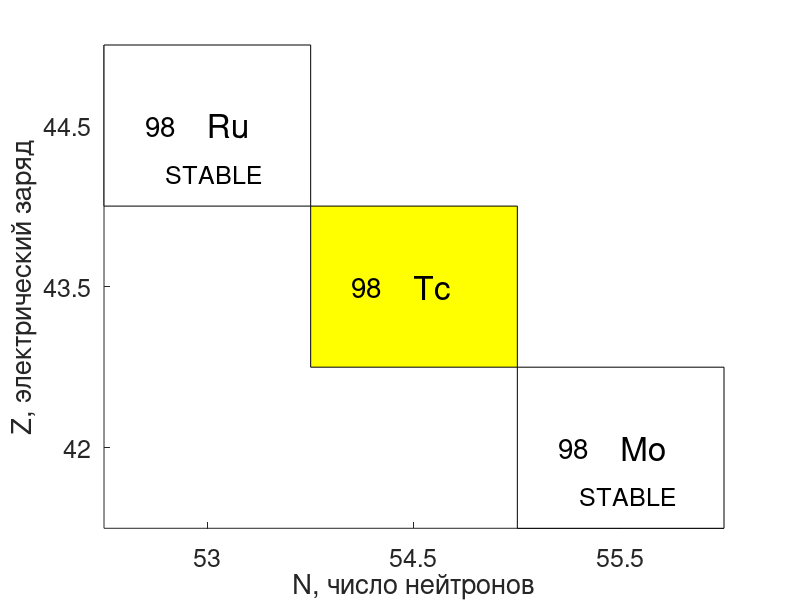

Here is the MATLAB script that generated this plot:
% 2025-11-03
% 2025-10-23
figure
hold on
xlim([53 56])
ylim([42 45])

% Mo 98
h = rectangle('Position', [55 42 1 1]);
ColorNow = 1 * [1 1 1]
set (h, "FaceColor", ColorNow);
%
hMo98 = text(55.5, 42.5, 'Mo')
set(hMo98, 'Fontsize', 24)
hZ42 = text(55.2, 42.5, '98')
set(hZ42, 'Fontsize', 20)
hN98 = text(55.3, 42.2, 'STABLE')
set(hN98, 'Fontsize', 18)

% Tc 98
h = rectangle('Position', [54 43 1 1]);
ColorNow = 1 * [1 1 0]
set (h, "FaceColor", ColorNow);
%
hTc98 = text(54.5, 43.5, 'Tc')
set(hTc98, 'Fontsize', 24)
hZ43 = text(54.2, 43.5, '98')
set(hZ43, 'Fontsize', 20)

% Ru 98
h = rectangle('Position', [53 44 1 1]);
ColorNow = 1 * [1 1 1]
set (h, "FaceColor", ColorNow);
%
hRu98 = text(53.5, 44.5, 'Ru')
set(hRu98, 'Fontsize', 24)
hZ44 = text(53.2, 44.5, '98')
set(hZ44, 'Fontsize', 20)
hN98 = text(53.3, 44.2, 'STABLE')
set(hN98, 'Fontsize', 18)

set(gca, 'Fontsize', 18)
xlabel('N, число нейтронов')
ylabel('Z, электрический заряд')

axis on
xTICKVAL = [53.5 54.5 55.5]
xticks(xTICKVAL)
xLABEL = xticklabels
xLABEL{1,1}='53'
xLABEL{1,2}='54'
xLABEL{1,3}='55'
xticklabels(xLABEL)
yTICKVAL = [42.5 43.5 44.5]
yticks(yTICKVAL)
yLABEL = yticklabels
yLABEL{1,1}='42'
yLABEL{1,2}='43'
yLABEL{1,3}='44'
yticklabels(yLABEL)

%%%%%%%%%%%%%%%%%%%%%%%%%%%%%%%%%%%%%%%%%%%%%%%%%%%%%%%%%%%%%
filestr = strcat("Mo-Tc-Ru98")
figure_name_out=strcat(filestr,'.png')
print('-dpng', '-r300', figure_name_out), pwd


